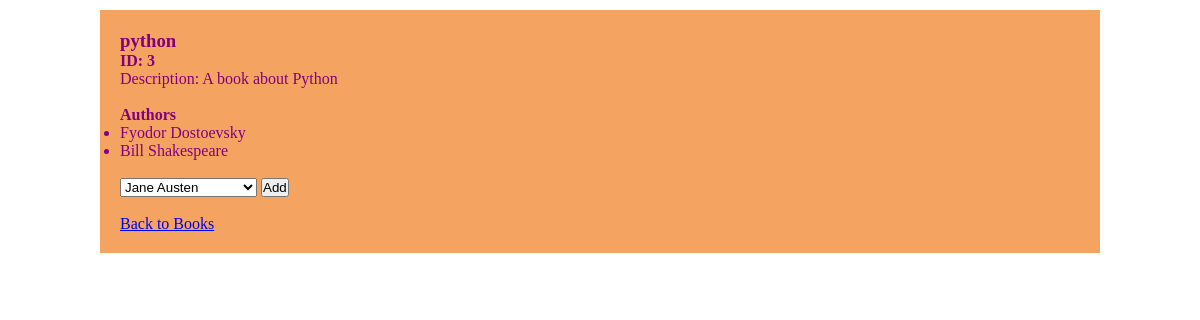
Page /books/3 on the committed database.
### books_authors_app/models.py (models this page shows)
class Book(models.Model):
    title = models.CharField(max_length = 255)
    desc = models.TextField()
    created_at = models.DateTimeField(auto_now_add = True)
    updated_at = models.DateTimeField(auto_now = True)

class Author(models.Model):
    first_name = models.CharField(max_length =255)
    last_name = models.CharField(max_length = 255)
    notes = models.TextField()
    books = models.ManyToManyField(Book, related_name="authors")
    created_at = models.DateTimeField(auto_now_add = True)
    updated_at = models.DateTimeField(auto_now = True)

### books_authors_app/views.py (the view)
# urls.py: path('books/<int:book_id>',views.about_book),
def about_book(request, book_id):
     context={
          "book":Book.objects.get(id=book_id),
          "all_authors":Author.objects.all()
     }
     return render(request, "bookPage.html", context)

### books_authors_app/templates/bookPage.html (shortened to what this page needs)
<!DOCTYPE html>
<html lang="en">
<head>
    {% load static %}
    <link rel="stylesheet" type="text/css" href="{% static 'styles2.css' %}">
</head>
<body>
    <div id="wrapper">
        <h3>{{book.title}}</h3>
        <h4>ID: {{book.id}}</h4>
        <p>Description: {{book.desc}}</p>
        <br>
        <h4>Authors</h4>
        <ul>
            {% for author in book.authors.all %}
            <li>{{author.first_name}} {{author.last_name}}</li>
            {% endfor %}
        </ul>
        <br>
        <form action="add_author" method="post">
            <select id="add_author" name="author_id">
                {% for author in all_authors %}
                <option value={{author.id}}>{{author.first_name}} {{author.last_name}}</option>
                {% endfor %}
            </select>
            <button type="submit">Add</button>
        </form>
        <br>
        <p><a href="/">Back to Books</a></p>
    </div>
</body>
</html>

### books_authors_app/static/styles2.css (style rules this page uses)
* { margin: 0px; padding: 0px; }
#wrapper { padding: 20px; width:960px; margin: 10px auto; color: purple; background-color: sandybrown; }

### rows in the picture
Book: title "python", id "3", desc "A book about Python"
Author: first_name "Fyodor", last_name "Dostoevsky"
Author: first_name "Bill", last_name "Shakespeare"

### other values in the picture
form field author_id "Jane Austen"
